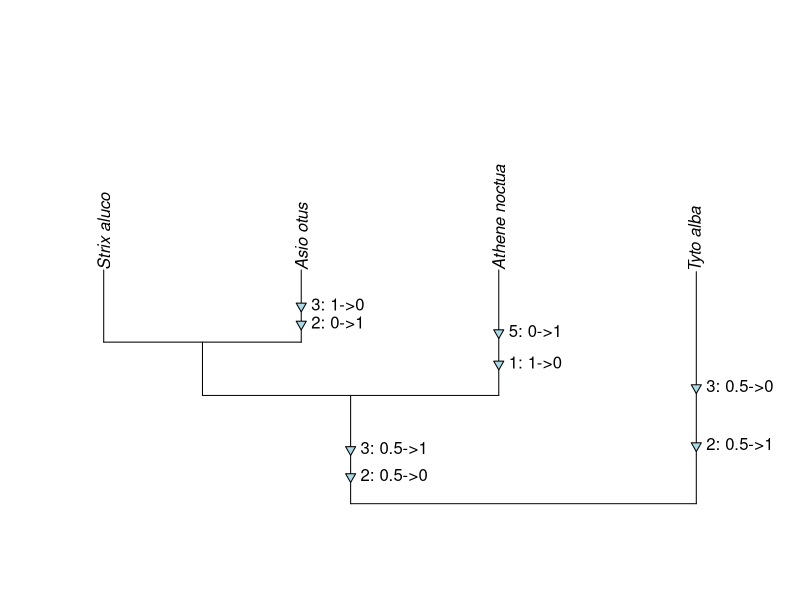

Reproduce this figure in R.
makeCharMat <- function(tree, phyDat) {
	require(phangorn)
	aceTree <- pace(tree, phyDat, "ACCTRAN", return="prob")

	# if phangorn does something weird, this will throw an error.
	charMat <- matrix(nrow=length(aceTree), ncol=ncol(testChar))
	for (i in 1:length(aceTree))	{
		# note that, as written, this only works on binary (0/1) characters. Modifying it isn't too hard, but would involve something other than just taking the 1 column from ace
		charMat[i,] <-  aceTree[[i]][,2]
	}
	rownames(charMat) <- 1:nrow(charMat)
	return(charMat)
}
#
plotCharChange <- function(tree, charMat, plottree=TRUE, Pch=25, Bg="lightblue", Rescale=FALSE, Mar=c(4,4,4,4))	{
	require(ape)
	# extract edge matarix
	eMat <- tree$edge

	# get characters of ancestor and descendent of each edge
	Ancest <- charMat[as.character(eMat[,1]),]
	Descend <- charMat[as.character(eMat[,2]),]

	# if you want to scale edges by character change, set Rescale is true and this function will save a new tree rescaled that you can then rerun the function on to plot
	if (Rescale)	{
		Rescale <- rep(1, length(tree$edge.length))
	}

	# make the phylo
	if (plottree)	{
		par(mar=Mar)
		plot(tree, direction="up")
	}

	# extract some plotting parameters
	lastPP <- get("last_plot.phylo", envir = .PlotPhyloEnv)

	# find which characters change on each edge
	for (i in 1:nrow(eMat))	{
		# find which characters changed (which ancestor states != descendent states for each edge)
		changeVec <- Ancest[i,] - Descend[i,]
		Chars <- which(abs(changeVec) > 0)
		# if any change happened..
		if (length(Chars) > 0)	{
			Reformat <- sapply(Chars, function(x) paste(x, ": ", Ancest[i,x], "->", Descend[i,x], sep=""))
#			if (Rescale)	{
#				Rescale[i] <- length(Chars)
#			}
			if (lastPP$direction %in% c("rightwards", "leftwards"))	{
				xloc_b <- lastPP$xx[eMat[i,1]]
				xloc_e <- lastPP$xx[eMat[i,2]]
				xRange <- ( xloc_e - xloc_b ) / (length(Chars) + 2)
				yloc <- lastPP$yy[eMat[i,2]]
			}
			else	{
				yloc_b <- lastPP$yy[eMat[i,1]]
				yloc_e <- lastPP$yy[eMat[i,2]]
				yRange <- ( yloc_e - yloc_b ) / (length(Chars) + 2)
				xloc <- lastPP$xx[eMat[i,2]]
			}
			# add the change on the tree on the right branch
			for (j in 1:length(Chars))	{
				if (lastPP$direction %in% c("rightwards", "leftwards"))	{
					points(xloc_b+(j*xRange), yloc, pch=Pch, bg=Bg)
					text(xloc_b+(j*xRange), yloc, Reformat[j], pos=4, srt=270, offset=1, xpd=NA)
				}
				else	{
					points(xloc, yloc_b+(j*yRange), pch=Pch, bg=Bg)
					text(xloc, yloc_b+(j*yRange), Reformat[j], pos=4, xpd=NA)				
				}		
			}
		}
	}
#	if (Rescale)	{
#		reTree <- tree
#		reTree$edge.length <- Rescale
#		return(reTree)
#	}
}


# make fake data
library(phangorn)
library(phytools)
s <- "owls(((Strix_aluco:4.2,Asio_otus:4.2):3.1,Athene_noctua:7.3):6.3,Tyto_alba:13.5);"
testT <- read.tree(text=s)
testChar <- rbind(
			c(1,0,1,1,0), 
			c(1,1,0,1,0), 
			c(0,0,1,1,1), 
			c(1,1,0,1,0)
			)
rownames(testChar) <- testT$tip.label

# convert fake data to phyDat format for phangorn to use acctran
testPhy <- as.phyDat(testChar, type="USER", levels=c(0,1))

##############################
#      Make the plot!        #
##############################
# Any data you can arrange into a matrix like charMat *will work* for plotCharChange. 
# charMat is a matrix where each row is an edge number, each column is a trait, and each cell is a reconstruction
# can be from acctran, or simmap, or ace, or whatever
# It (currently) has to be in standard R phylo object edge ordering. That is, the first 1 to Ntip taxa are tips, then the nodes follow after
Mat <- makeCharMat(testT, testPhy)

plotCharChange(testT, Mat)
